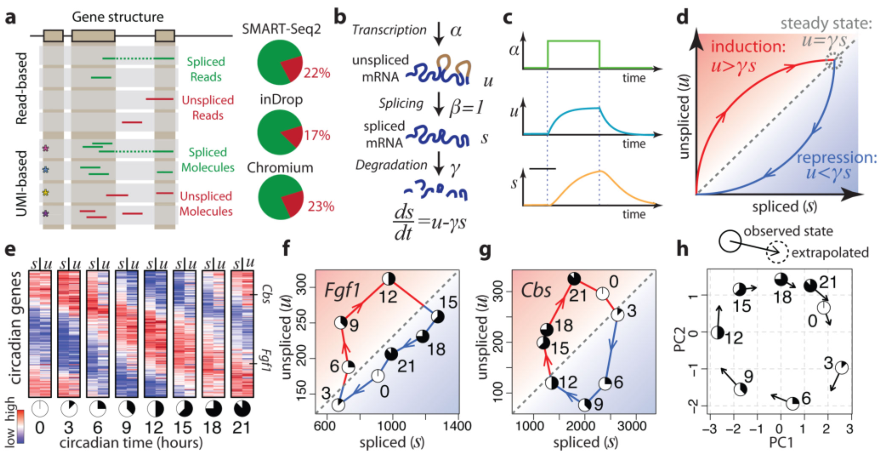
#> input picture RNA_velcyto/web_report/src/images/list/rna_vecyto_tu0.png, 884 x 461 px, given in place of 20211028-lcy-20X-5_Wholeslide_Default_Extended.tif, which was not available
$ python my_image_v1.py   (older library calls are emulated)
#> lines starting #> are read from the running program, lines starting #| are printed output that depends on the picture; after the words box and inside, x2 and y2 are one past the last pixel; in counts of white or black regions, pixels touching at a corner belong together; pictures that were not available may be replaced by others from this repository, and a replacement may not be noted
### myrunner.py
#!/usr/bin/env python
from concurrent.futures import ThreadPoolExecutor, as_completed
from pathlib import Path
import subprocess
import functools
import datetime
import logging
import random
import time

FORMAT = '%(asctime)s %(threadName)s=> %(message)s'
logging.basicConfig(level=logging.INFO, format=FORMAT, datefmt='%Y-%m-%d %H:%M:%S')


class MyPath:
    @staticmethod
    def mkdir(*path: str):
        """mkdir recursive-dir"""
        for p in list(path):
            if not Path(p).exists():
                Path(p).mkdir(parents=True, exist_ok=True)


class MyRunner:
    """
    1) Using ThreadPoolExecutor to run shell commands
    There are two ways to do it:
        - @MyRunner.cmd_wrapper(): the wrapper-ed function must return a list contains shell commands
        - MyRunner.runner(cmd_list): just use it as a function

    Notes:
        - using absolute path when using qsub
        - mkdir a dir named __work_sh for saving cmds
        - mkdir a dir named ____qsub_sh for saving qsub cmds
        - threads: running all cmds at same time(default, using threads_num to set threads num)
        - test: for testing the programs not actually running a linux cmd just print the cmds
        - cmd_name: set cmds name default(func.__name__)

    2) count the running time of function
    ...@count_running_time
    ...def foo():
    ...    return

    """
    run_qsub = '/share/nas2/genome/bmksoft/tool/qsub_sge_plus/v1.0/qsub_sge.plus.sh'

    # [120 lines left out: functions check_file, run_shell, _run_cmd, _run_qsub, cmd_wrapper, runner and 3 more, not called in this run]

### image_fixed/my_image_v1.py
import sys

sys.path.append(r'D:\workspace\MyUtils')
from myrunner import MyPath
from pathlib import Path
from tqdm import tqdm
import numpy as np
import cv2 as cv
import argparse
import logging
import math


class MyImageTools:
    # [13 lines left out: function cat_pic, not called in this run]

    @staticmethod
    def order_dict(raw_dict: dict, dim: tuple):
        start = 0
        x_pos = 0
        all_position = [i for i in raw_dict.keys()]
        ordered_dict = {}

        for x_lim in range(dim[0]):
            b = sorted(all_position, key=lambda x: x[0])[start:start + dim[1]]
            c = sorted(b, key=lambda x: x[1])
            y_pos = 0
            for i in c:
                ordered_dict[(x_pos, y_pos)] = raw_dict[i]
                y_pos += 1

            start += dim[1]
            x_pos += 1

        return ordered_dict

    # [29 lines left out: function adjust_piece, not called in this run]


class MySpot:
    # [5 lines left out: function __init__, not called in this run]


class MyPiece:
    # [25 lines left out: functions __init__, read_piece, not called in this run]

    def __add__(self, other):
        """两个多个pieces相加，将pieces中相同位置的点的信息相加，返回一个新的Piece"""
        return self

    # [148 lines left out: functions con_fixed, resolve_to_spot, adjust_it, not called in this run]

    def fix_it(self):
        """修复，待实现"""
        return self

    # [129 lines left out: functions score_it, score_it_precise, draw_con, not called in this run]


class MyImage:
    kernel = np.ones((3, 3), np.uint8)  # 膨胀
    kernel2 = np.ones((10, 10), np.uint8)  # 腐蚀

    def __init__(self, plot_file=None, size=(46, 46)):
        if plot_file:
            self.plot_name = Path(plot_file).stem  # 图片名称，取stem
            self.plot = cv.imread(str(plot_file))  # 图片原图

            # 结果目录
            self.results_dir = Path(self.plot_name + '_image_results')  # 单张图片的结果目录
            MyPath.mkdir(str(self.results_dir))

        self.size = size  # 图片的行列piece数目(行 * 列)
        self.container = {}  # 存储piece {(x, y): MyPieceObject ...}

        # 边框矩形，拆分矩形
        self.piece_number = None  # 包含的piece个数
        self.con = []  # piece的边框
        self.rect = []  # 拆分用的矩形

    @staticmethod
    def _con_fixed(raw_con):
        """对矩识别到的矩形边框进行修正，此方法只可以修正横竖两两相连的情况"""
        rect_list = []
        for con in raw_con:
            x, y, w, h = cv.boundingRect(con)
            x, y, w, h = x, y, x + w, y + h
            x_len, y_len = w - x, h - y
            if x_len * y_len <= 60000:
                continue
            elif x_len > 2 * y_len:
                rect_list.append((w - y_len, y, w, h))
                rect_list.append((x, y, x + y_len, h))
            elif y_len > 2 * x_len:
                rect_list.append((x, y, w, y + x_len))
                rect_list.append((x, h - x_len, w, h))
            else:
                rect_list.append((x, y, w, h))

        return rect_list

    def get_con(self):
        p = self.plot.copy()
        gray = cv.cvtColor(p, cv.COLOR_BGR2GRAY)
        r, p3 = cv.threshold(gray, 250, 255, cv.THRESH_BINARY_INV)

        # 添加一次模糊origin中是没有的
        # p3 = cv.medianBlur(p3, 5)

        opening = cv.dilate(p3, self.kernel, iterations=2)  # origin = 2
        opening2 = cv.erode(opening, self.kernel2, iterations=10)  # origin = 10
        binary, contours, hierarchy = cv.findContours(opening2, cv.RETR_EXTERNAL, cv.CHAIN_APPROX_NONE)

        # 获取腐蚀后边框的矩形边框
        new_cons = [cv.approxPolyDP(con, 0.1 * cv.arcLength(con, True), True) for con in contours]
        # 初步过滤一下面积较小的矩形边框
        new_cons = [con for con in new_cons if cv.contourArea(con) >= 10000]
        self.con = self._con_fixed(new_cons)
        # 统计得到的修正后的边框个数，目前个数为2116
        self.piece_number = str(len(self.con))
        logging.info('con number is ' + self.piece_number)

        return self.con

    def draw_con(self, save_plot_name='con_plot.tiff'):
        """在完整图形中绘制边框"""
        logging.info('drawing total con')
        p = self.plot.copy()
        for num, pos in enumerate(self.con):
            x, y, w, h = pos
            mean_x, mean_y = math.ceil(x + (w - x) / 2), math.ceil(y + (h - y) / 2),
            p = cv.rectangle(p, (x, y), (w, h), (0, 255, 0), 3)
            p = cv.putText(p, 'pos={}'.format(num),
                           (mean_x, mean_y), cv.FONT_HERSHEY_SIMPLEX, 1.2,
                           (255, 0, 0), 2)
        logging.info('saving con_plot.tiff ...')
        cv.imwrite(str(self.results_dir / save_plot_name), p)

    def draw_rect(self, save_plot_name='total_pieces.tiff'):
        """在完整大图中绘制拆分矩形"""
        logging.info('drawing total pieces...')
        p = self.plot.copy()
        for rect in self.rect:
            x, y, w, h = rect
            p = cv.rectangle(p, (x, y), (w, h), (0, 255, 0), 3)

        cv.imwrite(str(self.results_dir / save_plot_name), p)

    def split_by_con(self, pieces_dir='all_pieces', to_save=True):
        """
        实现拆分，构建拆分后的piece对象存入container中
        """
        p = self.plot.copy()
        plot_dict = {}
        for rect in self.con:
            x, y, w, h = rect
            x_left = math.ceil((w - x) * 0.17)  # 左点左移
            x_up = math.ceil((w - x) * 0.16)  # 左点上移
            y_right = math.ceil((h - y) * 0.13)  # 右点右移
            y_down = math.ceil((h - y) * 0.12)  # 右点下移

            x = x - x_left
            y = y - x_up
            w = w + y_right
            h = h + y_down

            # 截取保存
            center_x, center_y = math.ceil((w - x) * 0.5 + x), math.ceil((h - y) * 0.5 + h)
            plot_dict[(center_x, center_y)] = (p[y:h, x:w], (center_x, center_y))
            self.rect.append((x, y, w, h))

        # 截取，排序，保存
        res_path = str(self.results_dir / pieces_dir)
        plot_dict = MyImageTools.order_dict(plot_dict, dim=(46, 46))

        MyPath.mkdir(res_path)
        MyPath.mkdir(str(self.results_dir / 'good_pieces'))
        MyPath.mkdir(str(self.results_dir / 'ambiguous'))

        # 保存图片，将构建MySpot对象并存入MyImage的container中
        for k, plot in tqdm(plot_dict.items(), desc='saving and making pieces...'):
            p, (center_x, center_y) = plot
            piece_obj = MyPiece(center_position=(center_x, center_y), relative_position=k, raw_plot=p)
            self.container[k] = piece_obj
            if to_save:
                cv.imwrite('{}/piece_{}_{}.png'.format(res_path, *k), piece_obj.fixed_plot)

                # 2分的图片为good，保存2分的图片
                if piece_obj.score == 2:
                    cv.imwrite('{}/good_pieces/piece_{}_{}.png'.
                               format(self.results_dir, *k), piece_obj.fixed_plot)
                else:
                    cv.imwrite('{}/ambiguous/piece_{}_{}.png'.
                               format(self.results_dir, *k), piece_obj.fixed_plot)

    # [11 lines left out: function read_pieces, not called in this run]


if __name__ == '__main__':
    # 测试：
    pic_list = [r'D:\workspace\MyUtils\fun\v1\test\20211028-lcy-20X-1_Wholeslide_Default_Extended.tif',
                r'D:\workspace\MyUtils\fun\v1\test\20211028-lcy-20X-2_Wholeslide_Default_Extended.tif',
                r'D:\workspace\MyUtils\fun\v1\test\20211028-lcy-20X-3_Wholeslide_Default_Extended.tif',
                r'D:\workspace\MyUtils\fun\v1\test\20211028-lcy-20X-4_Wholeslide_Default_Extended.tif',
                r'D:\workspace\MyUtils\fun\v1\test\20211028-lcy-20X-5_Wholeslide_Default_Extended.tif']

    parser = argparse.ArgumentParser(description='image fixer', formatter_class=argparse.RawTextHelpFormatter)
    subparsers = parser.add_subparsers()

    # 1)第一步：拆分图片得到piece存放于all_pieces，并将图片分为good_pieces和ambiguous_pieces
    image_splitter = subparsers.add_parser('step1_splitter', help='split image and divided into good/ambiguous')
    image_splitter.add_argument('-i', '--input', type=str, help='input images seperated by "," ps:image1,image2 ...)')
    image_splitter.set_defaults(action=('step1_splitter', lambda: None))

    # 2)第二步：读入所有图片的good_pieces将其拼装成完整图片
    image_concat = subparsers.add_parser('step2_concat', help='image concat')
    image_concat.add_argument('-g', '--good_pieces', type=str, help='all good pieces dir')
    image_concat.add_argument('-r', '--results', type=str, help='all good pieces dir', default='bingo')
    image_concat.set_defaults(action=('step2_concat', lambda: None))

    # 解析命令行参数
    args = parser.parse_args(('step1_splitter', '--input', ','.join(pic_list)))  # 测试
    # args = parser.parse_args()
    arg, _ = args.action

    # 运行第一步
    if arg == 'step1_splitter':
        for pic in args.input.split(','):
            pic = pic_list[4]
            image = MyImage(str(pic))
            image.get_con()
            image.split_by_con()
            # 保存中间结果
            image.draw_rect()  # 拆分的边框图
            image.draw_con()  # 识别到的pieces

            del image
            break
#> this loop made 1 pass
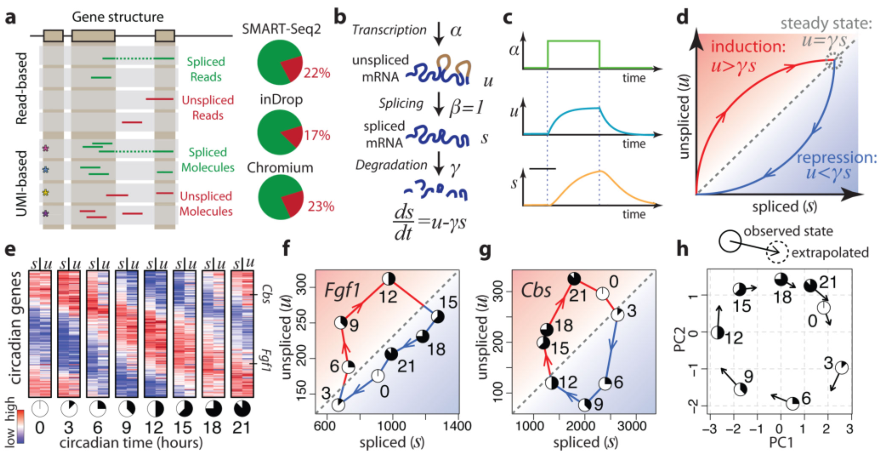
#> input picture RNA_velcyto/web_report/src/images/list/rna_vecyto_tu0.png, 884 x 461 px, given in place of 20211028-lcy-20X-5_Wholeslide_Default_Extended.tif, which was not available
#> pass 1, in get_con, `gray = cv.cvtColor(p, cv.COLOR_BGR2GRAY)`:
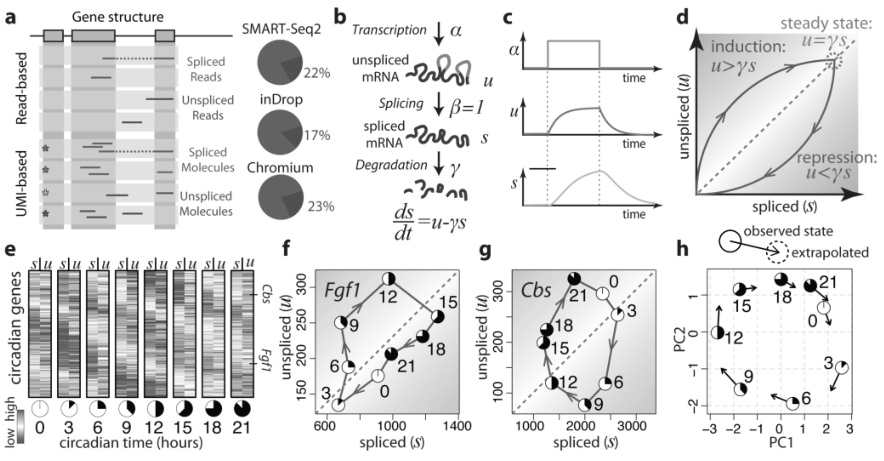
#> gray: shape (461, 884); min 3, max 255, mean 226.6
#> pass 1, in get_con, `r, p3 = cv.threshold(gray, 250, 255, cv.THRESH_BINARY_INV)`:
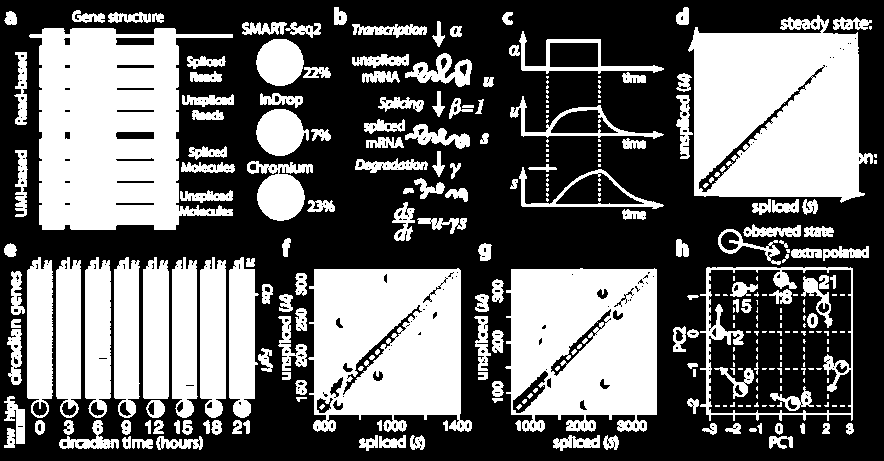
#> p3: shape (461, 884); 41.3% white; 303 white regions (133 under 20 px), largest, box (x1, y1, x2, y2) and area: (29, 28, 233, 230) 27056, (688, 15, 873, 203) 26727, (308, 268, 472, 432) 20868
#> pass 1, in get_con, `opening = cv.dilate(p3, self.kernel, iterations=2)`:
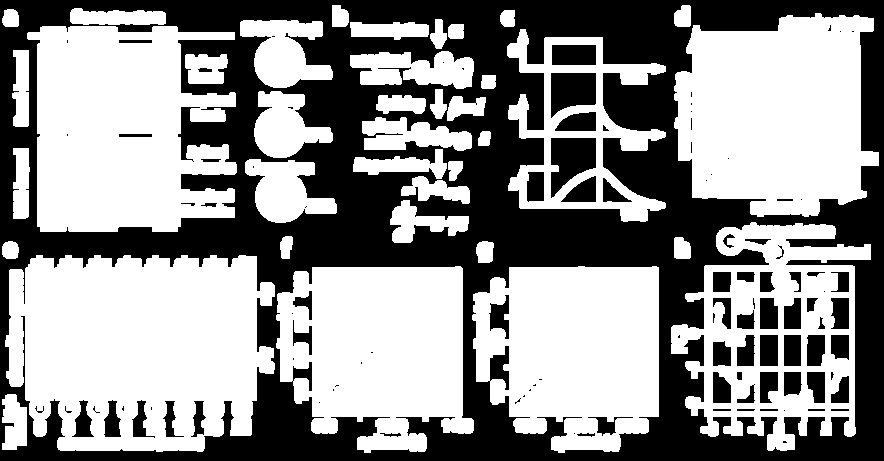
#> opening: shape (461, 884); 56.2% white; 106 black regions (44 under 20 px), largest, box (x1, y1, x2, y2) and area: (0, 0, 884, 461) 159665, (551, 138, 596, 198) 1809, (551, 73, 596, 118) 1560
#> pass 1, in get_con, `opening2 = cv.erode(opening, self.kernel2, iterations=10)`:
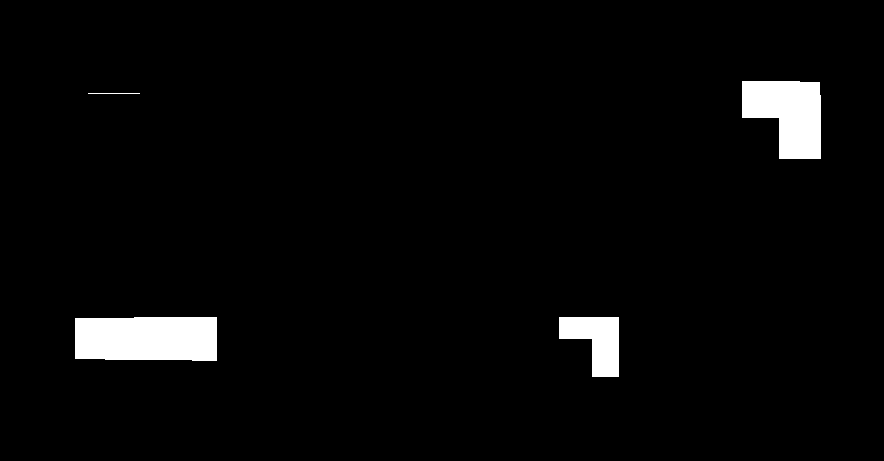
#> opening2: shape (461, 884); 3.2% white; 4 white regions, box (x1, y1, x2, y2) and area: (75, 317, 217, 361) 6042, (742, 81, 821, 159) 4611, (559, 317, 619, 377) 2346, (88, 93, 140, 94) 52

    # 运行第二步
    if arg == 'step2_concat':
        pass

    # 运行第三步
    # piece_list = [
    #     r'D:/workspace/MyUtils/fun/20211028-lcy-20X-1_Wholeslide_Default_Extended_image_results/pieces_results',
    #     r'D:/workspace/MyUtils/fun/20211028-lcy-20X-2_Wholeslide_Default_Extended_image_results/pieces_results',
    #     r'D:/workspace/MyUtils/fun/20211028-lcy-20X-3_Wholeslide_Default_Extended_image_results/pieces_results',
    #     r'D:/workspace/MyUtils/fun/20211028-lcy-20X-4_Wholeslide_Default_Extended_image_results/pieces_results',
    #     r'D:/workspace/MyUtils/fun/20211028-lcy-20X-5_Wholeslide_Default_Extended_image_results/pieces_results']
    #
    # MyImageTools.adjust_piece(*piece_list)
